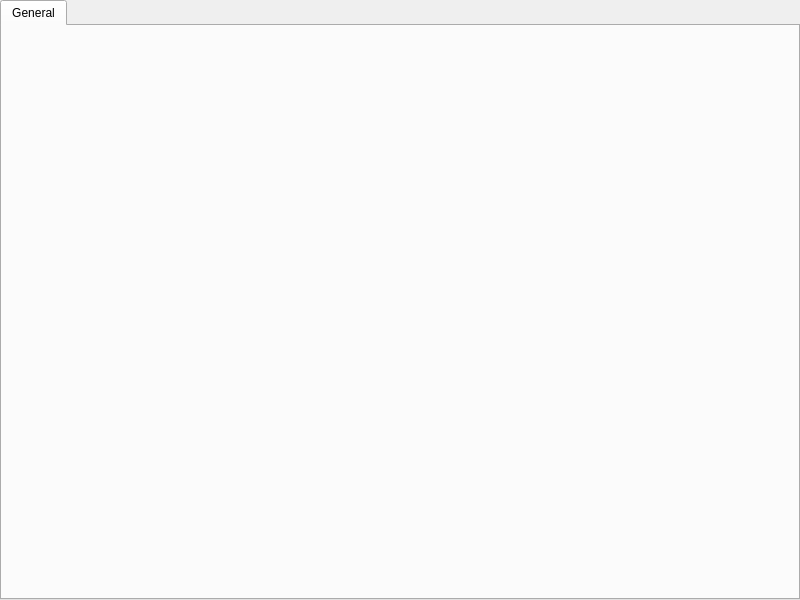
<?xml version="1.0" encoding="UTF-8"?>
<ui version="4.0">
 <class>SettingsWidget</class>
 <widget class="QWidget" name="SettingsWidget">
  <property name="geometry">
   <rect>
    <x>0</x>
    <y>0</y>
    <width>800</width>
    <height>600</height>
   </rect>
  </property>
  <property name="windowTitle">
   <string>Settings</string>
  </property>
  <layout class="QVBoxLayout" name="verticalLayout">
   <property name="spacing">
    <number>0</number>
   </property>
   <property name="leftMargin">
    <number>0</number>
   </property>
   <property name="topMargin">
    <number>0</number>
   </property>
   <property name="rightMargin">
    <number>0</number>
   </property>
   <property name="bottomMargin">
    <number>0</number>
   </property>
   <item>
    <widget class="QTabWidget" name="settingsTabWidget">
     <widget class="QWidget" name="generalTab">
      <attribute name="title">
       <string>General</string>
      </attribute>
      <layout class="QVBoxLayout" name="displayLayout"/>
     </widget>
    </widget>
   </item>
  </layout>
 </widget>
 <resources/>
 <connections/>
</ui>
